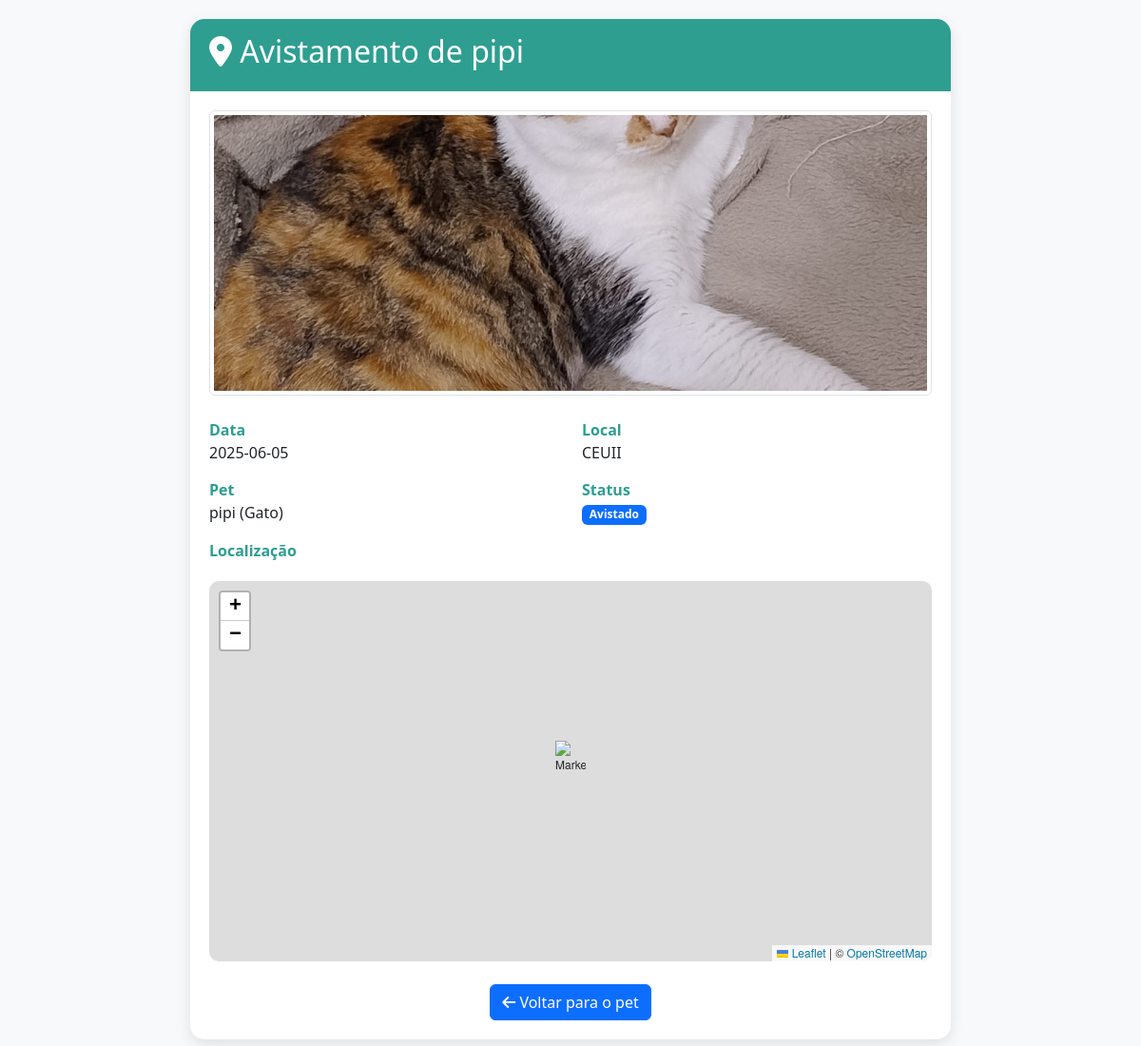
Screenshot of /mapa_avistamento/5 with the database file from the repository.
### models.py (models this page shows, shortened)
class PetDesaparecido(db.Model):
    id = db.Column(db.Integer, primary_key=True)
    nome = db.Column(db.String(100), nullable=False)
    especie = db.Column(db.String(50), nullable=False)
    raca = db.Column(db.String(50))
    data_desaparecimento = db.Column(db.String(20))
    local_desaparecimento = db.Column(db.String(200), nullable=False)
    descricao = db.Column(db.Text)
    contato = db.Column(db.String(100), nullable=False)
    foto = db.Column(db.String(100))
    encontrado = db.Column(db.Boolean, default=False)
    data_encontrado = db.Column(db.String(20))
    local_encontrado = db.Column(db.String(200))
    avistado = db.Column(db.Boolean, default=False)
    data_avistamento = db.Column(db.String(20))
    local_avistamento = db.Column(db.String(200))
    foto_avistamento = db.Column(db.String(100))
    codigo_baixa = db.Column(db.String(10), default='123456')  # Código padrão
    confirmado_dono = db.Column(db.Boolean, default=False)
    avistamentos = db.relationship('Avistamento', backref='pet', lazy=True, cascade='all, delete-orphan')

class Avistamento(db.Model):
    id = db.Column(db.Integer, primary_key=True)
    pet_id = db.Column(db.Integer, db.ForeignKey('pet_desaparecido.id'), nullable=False)
    data_avistamento = db.Column(db.String(20), nullable=False)
    local_avistamento = db.Column(db.String(200), nullable=False)
    coordenadas = db.Column(db.String(100))  # Formato: "latitude,longitude"
    foto_avistamento = db.Column(db.String(100))
    observacoes = db.Column(db.Text)

### app.py (the view)
@app.route('/mapa_avistamento/<int:avistamento_id>')
def mapa_avistamento(avistamento_id):
    avistamento = Avistamento.query.get_or_404(avistamento_id)
    return render_template('mapa_avistamento.html', avistamento=avistamento)

### templates/mapa_avistamento.html (shortened to what this page needs)
<!DOCTYPE html>
<html lang="pt-br">
<head>
    <link href="https://cdn.jsdelivr.net/npm/bootstrap@5.3.3/dist/css/bootstrap.min.css" rel="stylesheet">
    <link rel="stylesheet" href="https://cdnjs.cloudflare.com/ajax/libs/font-awesome/6.4.0/css/all.min.css">
    <link rel="stylesheet" href="https://unpkg.com/leaflet@1.7.1/dist/leaflet.css" />
</head>
<body>
    <div class="avistamento-container">
        <div class="avistamento-header">
            <h2>
                <i class="fas fa-map-marker-alt"></i> Avistamento de {{ avistamento.pet.nome }}
            </h2>
        </div>
        <div class="info-container">
            {% if avistamento.foto_avistamento %}
            <div class="text-center mb-4">
                <img src="{{ url_for('static', filename='uploads/' + avistamento.foto_avistamento) }}"
                     class="pet-image img-thumbnail" alt="Foto do avistamento">
            </div>
            {% endif %}
            <div class="row">
                <div class="col-md-6">
                    <div class="info-item">
                        <div class="info-label">Data</div>
                        <div>{{ avistamento.data_avistamento }}</div>
                    </div>
                    <div class="info-item">
                        <div class="info-label">Pet</div>
                        <div>{{ avistamento.pet.nome }} ({{ avistamento.pet.especie }})</div>
                    </div>
                </div>
                <div class="col-md-6">
                    <div class="info-item">
                        <div class="info-label">Local</div>
                        <div>{{ avistamento.local_avistamento }}</div>
                    </div>
                    <div class="info-item">
                        <div class="info-label">Status</div>
                        <div>
                            <span class="badge bg-primary">
                                {{ "Encontrado" if avistamento.pet.encontrado else "Avistado" }}
                            </span>
                        </div>
                    </div>
                </div>
            </div>
            <div class="info-item">
                <div class="info-label">Localização</div>
                <div id="map"></div>
            </div>
            <div class="mt-4 text-center">
                <a href="{{ url_for('ver_pet', id=avistamento.pet.id) }}" class="btn btn-primary">
                    <i class="fas fa-arrow-left"></i> Voltar para o pet
                </a>
            </div>
        </div>
    </div>
</body>
</html>

### templates/mapa_avistamento.html (style rules this page uses)
:root { --primary-color: #2e9e90; --secondary-color: #f8f9fa; }
body { font-family: 'Segoe UI', Tahoma, Geneva, Verdana, sans-serif; background-color: var(--secondary-color); padding: 20px; }
.avistamento-container { max-width: 800px; margin: 0 auto; background: white; border-radius: 15px; box-shadow: 0 5px 15px rgba(0,0,0,0.1); overflow: hidden; }
.avistamento-header { background-color: var(--primary-color); color: white; padding: 15px 20px; }
.pet-image { width: 100%; max-height: 300px; object-fit: cover; }
.info-container { padding: 20px; }
.info-item { margin-bottom: 15px; }
.info-label { font-weight: 600; color: var(--primary-color); }
#map { height: 400px; width: 100%; border-radius: 10px; margin-top: 20px; }

### rows the page displays
PetDesaparecido: pet.nome "pipi", pet.especie "Gato", encontrado "Avistado"
Avistamento: foto_avistamento (picture), data_avistamento "2025-06-05", local_avistamento "CEUII"
